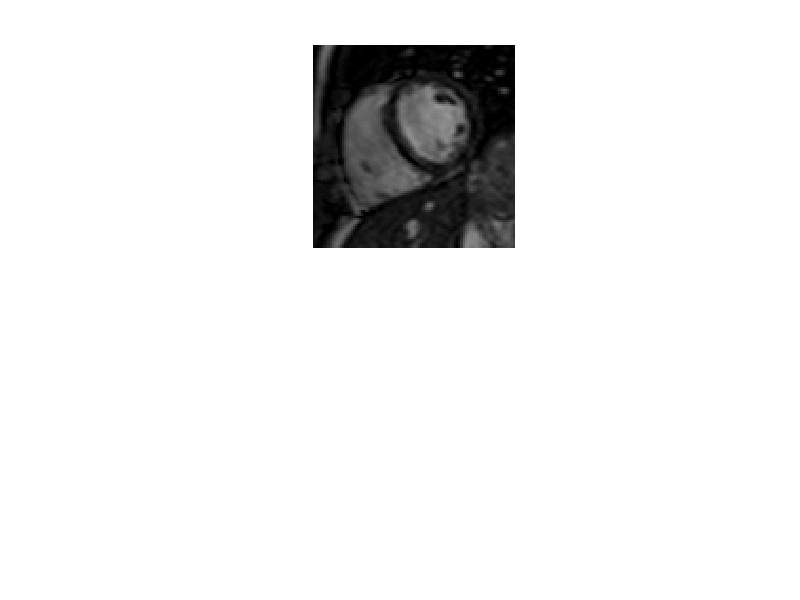

Write MATLAB code to recreate this figure. (Note: this script raises an error after producing the figure.)
clf
close all
clear all
load('heart_data.mat')

sigma_background = std(background_values);
mu_background = mean(background_values);

sigma_chamber = std(chamber_values);
mu_chamber = mean(chamber_values);

subplot(2,1,1)
imshow(im)

I = double(im);
[M N] = size(I);
n = M*N;

mu0 = mu_background;
mu1 = mu_chamber;
lambda = 0.0009;

Neighbours = edges4connected(M,N);
i = Neighbours(:,1);
j = Neighbours(:,2);
A = sparse(i,j,lambda,n,n);

T = [ (I(:)-mu1).^2 (I(:)-mu0).^2];
T = sparse(T);

tic
[E Theta] = maxflow(A,T);
Theta = reshape(Theta,M,N);
Theta = double(Theta);
toc
im = Theta
subplot(2,1,2)
imshow(im)
